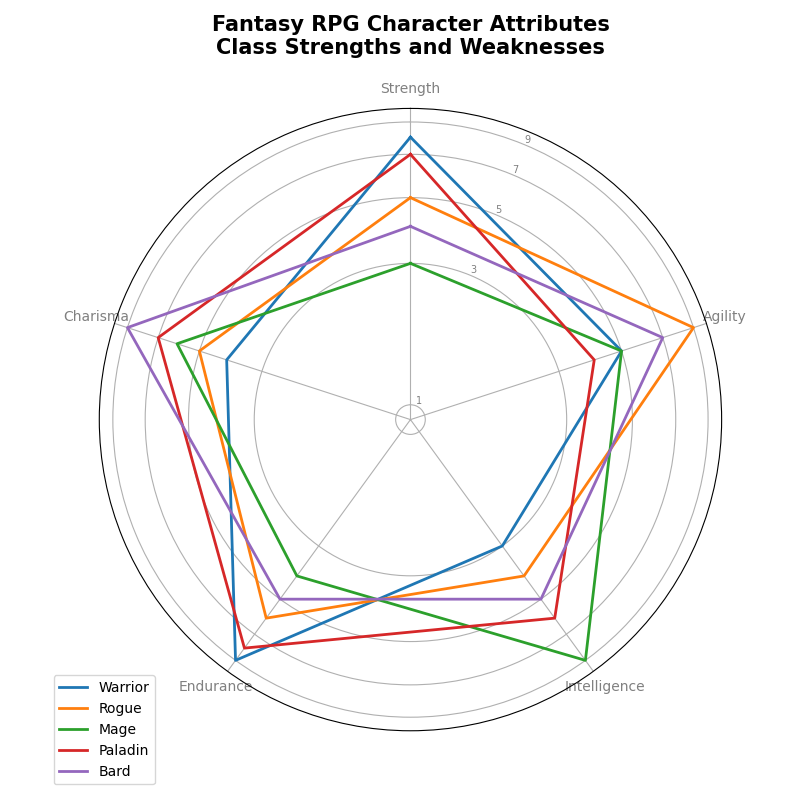

Python code for this plot:
import numpy as np
import matplotlib.pyplot as plt
from math import pi

# Define the attributes and character classes
attributes = ['Strength', 'Agility', 'Intelligence', 'Endurance', 'Charisma']
character_classes = ['Warrior', 'Rogue', 'Mage', 'Paladin', 'Bard']

# Define the attribute values for each class
attribute_values = {
    'Warrior': [8, 5, 3, 9, 4],
    'Rogue': [5, 9, 4, 6, 5],
    'Mage': [3, 5, 9, 4, 6],
    'Paladin': [7, 4, 6, 8, 7],
    'Bard': [4, 7, 5, 5, 9]
}

num_attributes = len(attributes)
angles = np.linspace(0, 2 * pi, num_attributes, endpoint=False).tolist()
angles += angles[:1]  # Repeat the first angle to close the circle

fig, ax = plt.subplots(figsize=(8, 8), subplot_kw=dict(polar=True))
ax.set_theta_offset(pi / 2)
ax.set_theta_direction(-1)
plt.xticks(angles[:-1], attributes, color='grey', size=10)

ax.set_rscale('log')
plt.yticks([1, 3, 5, 7, 9], ["1", "3", "5", "7", "9"], color='grey', size=7)
plt.ylim(0, 10)

# Plot data without filling
for char_class, values in attribute_values.items():
    values += values[:1]
    ax.plot(angles, values, linewidth=2, linestyle='solid', label=char_class)

# Add a legend
plt.legend(loc='upper right', bbox_to_anchor=(0.1, 0.1), fontsize=10)

# Add a title
plt.title("Fantasy RPG Character Attributes\nClass Strengths and Weaknesses", size=15, fontweight='bold', pad=20)

plt.tight_layout()
plt.show()
